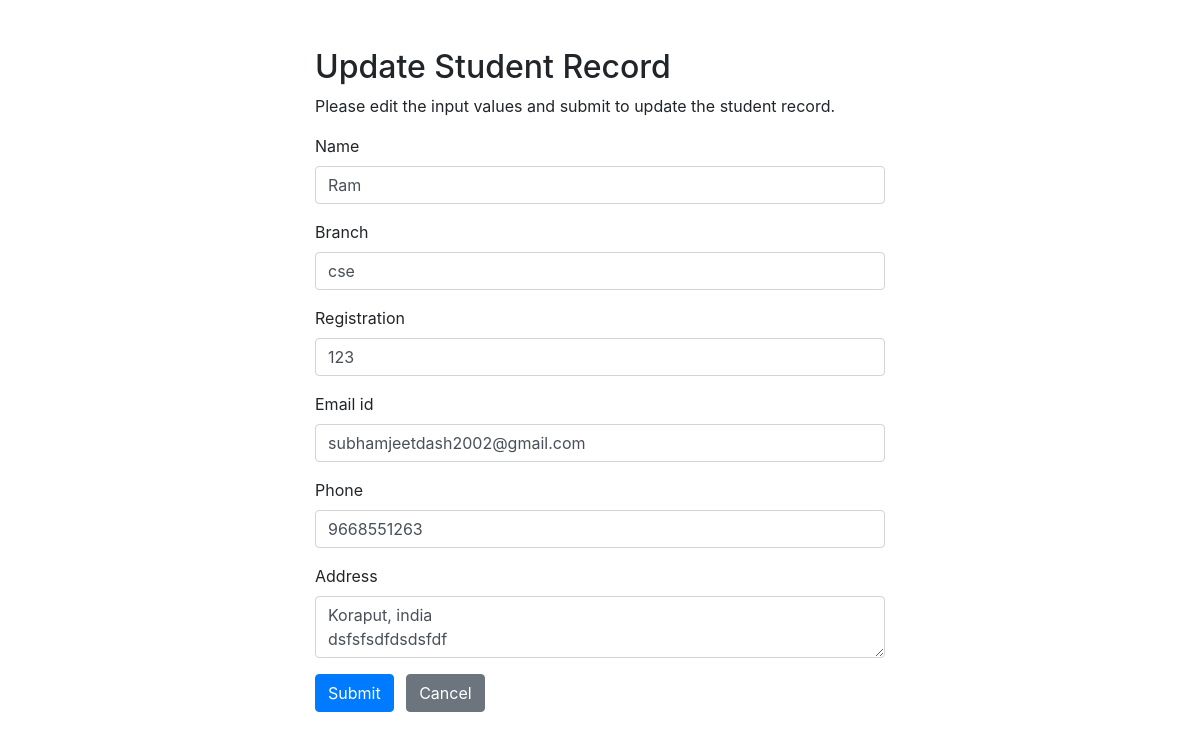
The page /student_module/student_update.php?id=11 on the database its author committed.
### tables this page shows
CREATE TABLE `student` (
  `id` int(11) NOT NULL,
  `password` varchar(100) NOT NULL DEFAULT '123',
  `name` varchar(50) NOT NULL,
  `registration` bigint(10) NOT NULL,
  `branch` varchar(30) NOT NULL,
  `email` varchar(30) NOT NULL,
  `phone` bigint(10) NOT NULL,
  `dob` date NOT NULL,
  `address` varchar(80) NOT NULL
);

### student_module/student_update.php (the view, shortened to what this page needs)
<?php
require_once "../connection/connect.php";
$name = $address = $email = $phone ="";
$name_err = $address_err = $email_err = $phone_err ="";
if(isset($_POST["id"]) && !empty($_POST["id"])){
    $id = $_POST["id"];
    $input_name = trim($_POST["name"]);
    if(empty($input_name)){
        $name_err = "Please enter a name.";
    } elseif(!filter_var($input_name, FILTER_VALIDATE_REGEXP, array("options"=>array("regexp"=>"/^[a-zA-Z\s]+$/")))){
        $name_err = "Please enter a valid name.";
    } else{
        $name = $input_name;
    }
    $input_registration = trim($_POST["registration"]);
    if(empty($input_registration)){
        $registration_err = "Please enter the registration no.";
    } elseif(!ctype_digit($input_registration)){
        $registration_err = "Please enter a correct registration no.";
    } else{
        $registration = $input_registration;
    }
    $input_branch = trim($_POST["branch"]);
    if(empty($input_branch)){
        $branch_err = "Please enter a branch.";
    } else{
        $branch = $input_branch;
    }
    $input_email = trim($_POST["email"]);
    if(empty($input_email)){
        $email_err="Please input an email.";
    } else{
        $email = $input_email;
    }
       $input_phone = trim($_POST["phone"]);
       if(empty($input_phone)){
           $phone_err = "Please enter an address.";
       } else{
           $phone = $input_phone;
       }
    $input_address = trim($_POST["address"]);
    if(empty($input_address)){
        $address_err = "Please enter an address.";
    } else{
        $address = $input_address;
    }
    if(empty($name_err) && empty($registration_err) && empty($branch_err) && empty($email_err) && empty($phone_err) && empty($address_err)){
        $sql ="UPDATE student SET name=?, registration=?, branch=?, email=?, phone=?, address=? WHERE id=?";
        if($stmt = mysqli_prepare($link,$sql)){
            mysqli_stmt_bind_param($stmt,"ssssssi", $param_name, $param_registration, $param_branch, $param_email, $param_phone, $param_address, $param_id);
            $param_name = $name ;
            $param_registration = $registration;
            $param_branch = $branch;
            $param_email = $email ;
            $param_phone = $phone ;
            $param_address = $address ;
            $param_id = $id ;
            if(mysqli_stmt_execute($stmt)){
                header("location: student.php");
                exit();
            } else{
                echo "Oops! Something went wrong. Please try again.";
            }
        }
        mysqli_stmt_close($stmt);
    }
    mysqli_close($link);
} else{
    if(isset($_GET["id"]) && !empty(trim($_GET["id"]))){
        $sql ="SELECT * FROM student WHERE id=?";
        if($stmt = mysqli_prepare($link,$sql)){
            mysqli_stmt_bind_param($stmt,"i",$param_id);
            if(mysqli_stmt_execute($stmt)){
                $result = mysqli_stmt_get_result($stmt);
                if (mysqli_num_rows($result)==1){
                    $row = mysqli_fetch_array($result, MYSQLI_ASSOC);
                    $name = $row["name"];
                    $registration = $row["registration"];
                    $branch = $row["branch"];
                    $email = $row["email"];
                    $phone = $row["phone"];
                    $address = $row["address"];
                } else{
                    header("location: error.php");
                    exit();
                }
            } else{
                echo "Oops! Something went wrong. Please try again.";
            }
        }
    } else{
        header("location: error.php");
        exit();
    }
}
?>
<!DOCTYPE html>
<html lang="en">
<head>
    <link rel="stylesheet" href="https://stackpath.bootstrapcdn.com/bootstrap/4.5.2/css/bootstrap.min.css">
</head>
<body>
    <div class="wrapper">
        <div class="container-fluid">
            <div class="row">
                <div class="col-md-12">
                    <h2 class="mt-5">Update Student Record</h2>
                    <p>Please edit the input values and submit to update the student record.</p>
                    <form action="<?php echo htmlspecialchars(basename($_SERVER['REQUEST_URI'])); ?>" method="post">
                        <div class="form-group">
                            <label>Name</label>
                            <input type="text" name="name" class="form-control <?php echo (!empty($name_err)) ? 'is-invalid' : ''; ?>" value="<?php echo $name; ?>">
                        </div>
                        <div class="form-group">
                            <label>Branch</label>
                            <input type="text" name="branch" class="form-control <?php echo (!empty($branch_err)) ? 'is-invalid' : ''; ?>" value="<?php echo $branch; ?>">
                        </div>
                        <div class="form-group">
                            <label>Registration</label>
                            <input type="number" name="registration" class="form-control <?php echo (!empty($registration_err)) ? 'is-invalid' : ''; ?>" value="<?php echo $registration; ?>">
                        </div>
                        <div class="form-group">
                            <label>Email id</label>
                            <input type="text" name="email" class="form-control <?php echo (!empty($email_err)) ? 'is-invalid' : ''; ?>" value="<?php echo $email; ?>">
                        </div>
                        <div class="form-group">
                            <label>Phone</label>
                            <input type="number" name="phone" class="form-control <?php echo (!empty($phone_err)) ? 'is-invalid' : ''; ?>" value="<?php echo $phone; ?>">
                        </div>
                        <div class="form-group">
                            <label>Address</label>
                            <textarea name="address" class="form-control <?php echo (!empty($address_err)) ? 'is-invalid' : ''; ?>"><?php echo $address; ?></textarea>
                        </div>
                        <input type="submit" class="btn btn-primary" value="Submit">
                        <a href="../dashboard.php" class="btn btn-secondary ml-2">Cancel</a>
                    </form>
                </div>
            </div>
        </div>
    </div>
</body>
</html>

### student_module/student_update.php (style rules this page uses)
.wrapper { width: 600px; margin: 0 auto; }

### rows shown on the page
student: name "Ram", branch "cse", registration "123", email "subhamjeetdash2002@gmail.com", phone "9668551263", address "Koraput, india dsfsfsdfdsdsfdf"
